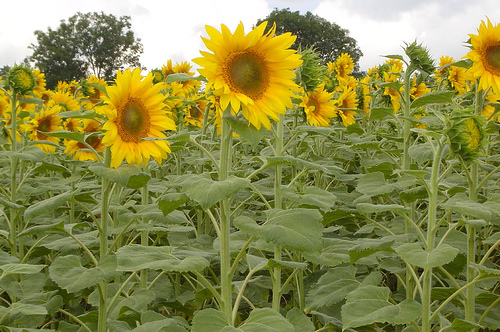
#> input picture img/01/1.jpg, 500 x 332 px, found by its file name
$ jupyter execute 15.ipynb
#> lines starting #> are read from the running program, lines starting #| are printed output that depends on the picture
Computer Vision with Python, OpenCV, Pytorch

Using Scipy

[cell 1]
from PIL import Image
from scipy import linalg, ndimage
import numpy as np
import matplotlib.pyplot as plt

[cell 2]
A = np.array([[2,1],[3,2]])
B = np.array([5,7])

x = linalg.solve(A, B)
print(x)

[cell 3]
from scipy import integrate

def my_function(x):
    return x**2

integral = integrate.quad(my_function,0,1)
print(integral)

[cell 4]
A = np.array([[2,1],[3,2]])
evals, evecs = linalg.eig(A)
print("Value: ", evals)
print("Vector value: ", evecs)

[cell 5]
image_path = '/Users/dandev947366/Desktop/Projects-github/computer-vision/computer-vision/img/01/1.JPG'

# Open the image using PIL and convert to grayscale
image = Image.open(image_path)
#> image is the input picture: PIL image 500x332 RGB; mean R, G, B 139.4, 139.2, 74.1
gray_image = image.convert('L')
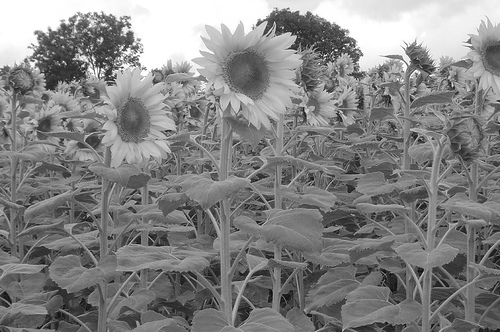
#> gray_image: PIL image 500x332 L; min 1, max 255, mean 131.8

# Convert the grayscale image to a NumPy array for processing
image_a = np.array(gray_image)

# Apply Gaussian blur with different sigma values
blurred_image_a = ndimage.gaussian_filter(image_a, sigma=0.5)
blurred_image_b = ndimage.gaussian_filter(image_a, sigma=1)
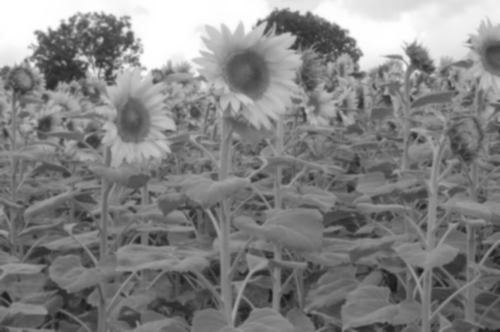
#> blurred_image_b: shape (332, 500); min 23, max 255, mean 130.8
blurred_image_c = ndimage.gaussian_filter(image_a, sigma=3)
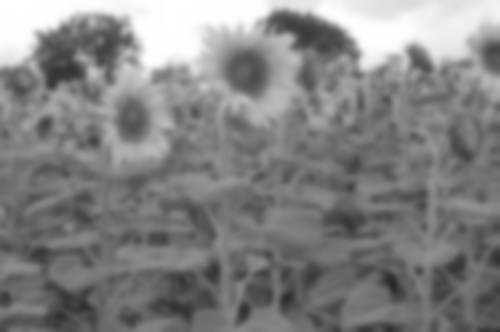
#> blurred_image_c: shape (332, 500); min 40, max 255, mean 130.8

# Plotting the images using Matplotlib
plt.figure(figsize=(10, 8))

plt.subplot(2, 2, 1)
plt.imshow(gray_image, cmap='gray')
plt.title('Original Image')

plt.subplot(2, 2, 2)
plt.imshow(blurred_image_a, cmap='gray')
plt.title('Blurred (Sigma = 0.5)')

plt.subplot(2, 2, 3)
plt.imshow(blurred_image_b, cmap='gray')
plt.title('Blurred (Sigma = 1)')

plt.subplot(2, 2, 4)
plt.imshow(blurred_image_c, cmap='gray')
plt.title('Blurred (Sigma = 3)')

plt.tight_layout()
plt.show()
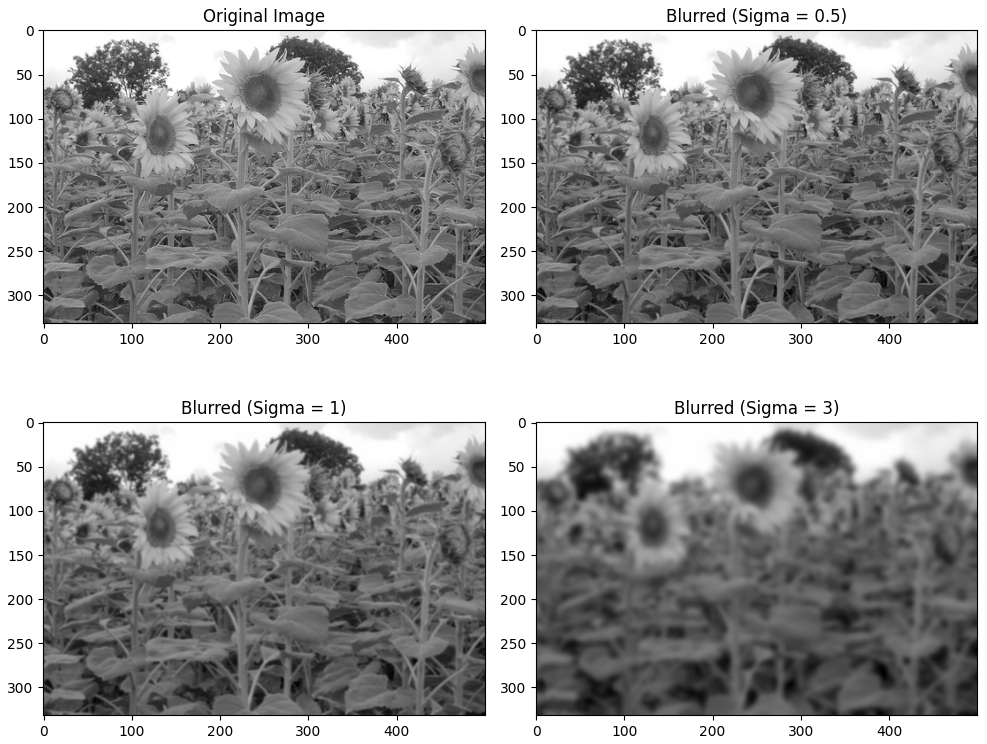
#> figure drawn by matplotlib, 4 panels

$ run again, with img/01/2.jpg copied over img/01/1.jpg
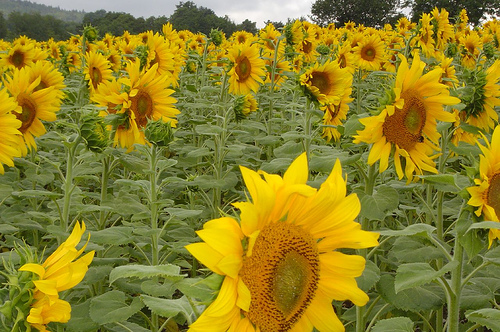
#> input picture img/01/2.jpg, 500 x 332 px, found by its file name
#> image is the input picture: PIL image 500x332 RGB; mean R, G, B 140.8, 128.7, 37.6
#> `blurred_image_c = ndimage.gaussian_filter(image_a, sigma=3)`:
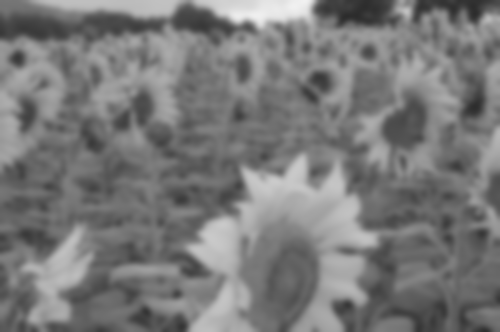
#> blurred_image_c: shape (332, 500); min 44, max 241, mean 120.9
#> `plt.show()`:
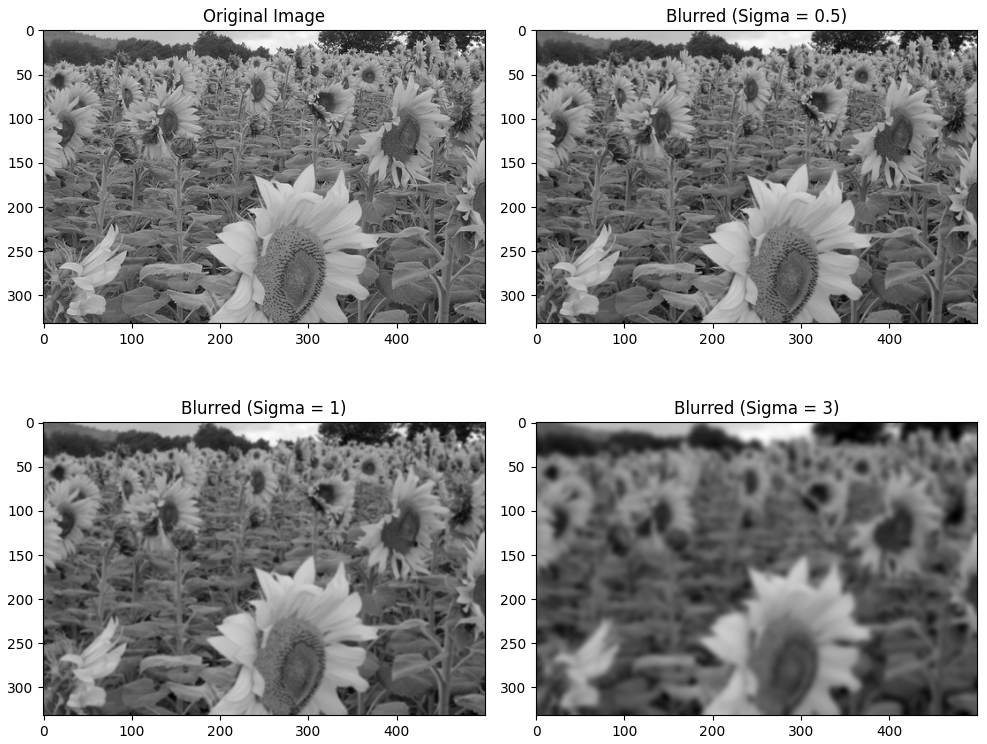
#> figure drawn by matplotlib, 4 panels

$ run again, with img/01/3.jpg copied over img/01/1.jpg
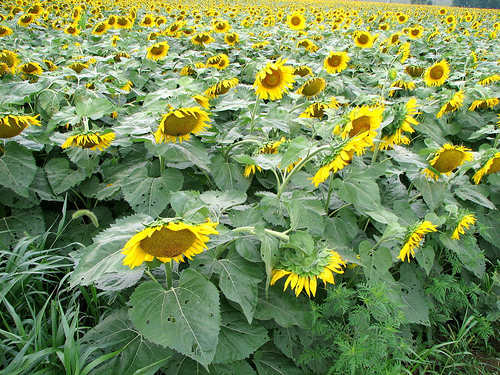
#> input picture img/01/3.jpg, 500 x 375 px, found by its file name
#> image is the input picture: PIL image 500x375 RGB; mean R, G, B 120, 142.1, 86.8
#> `blurred_image_c = ndimage.gaussian_filter(image_a, sigma=3)`:
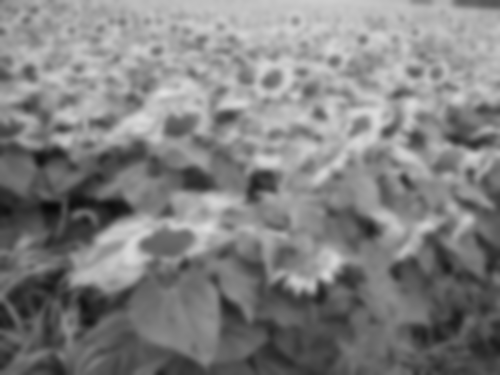
#> blurred_image_c: shape (375, 500); min 9, max 224, mean 128.2
#> `plt.show()`:
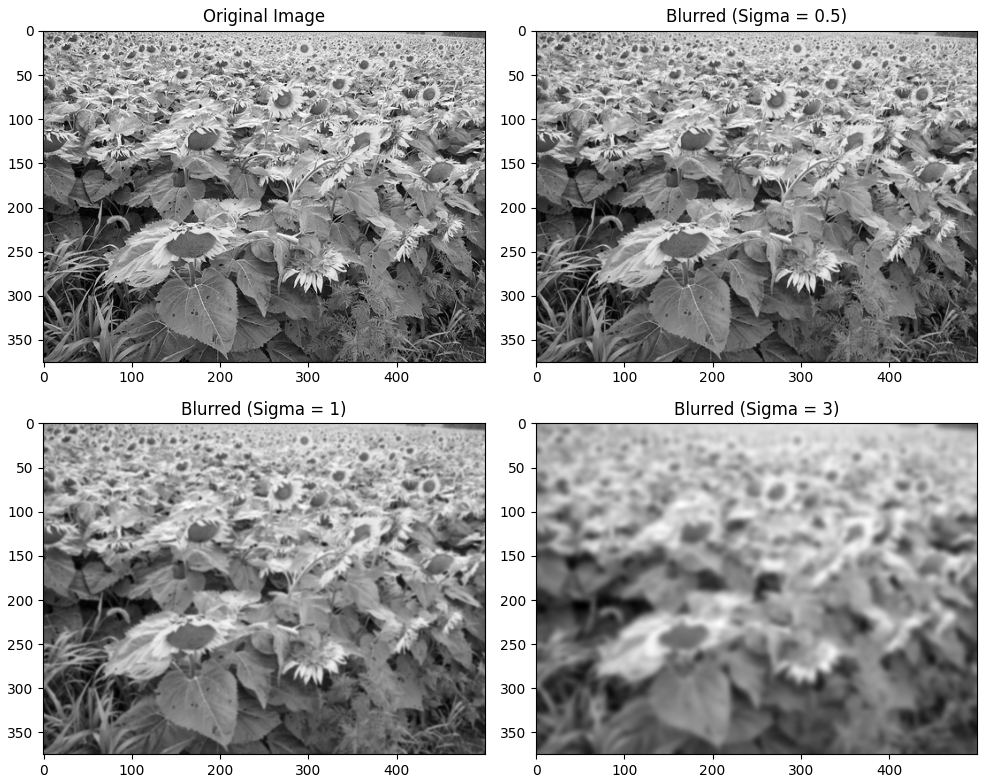
#> figure drawn by matplotlib, 4 panels
